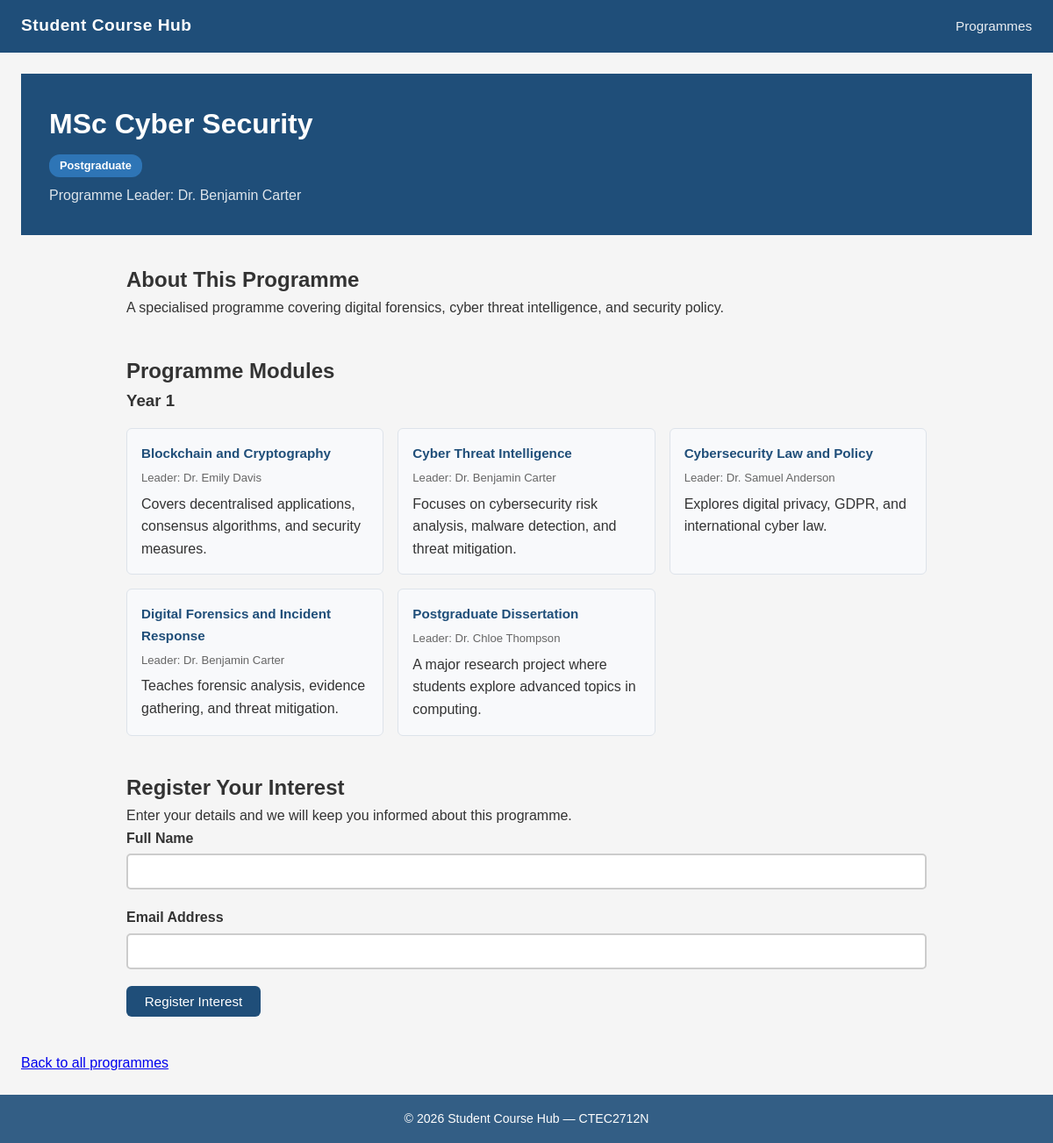
The app's page /student/programme.php?id=7 with its own data.
### tables this page shows
CREATE TABLE Programmes (
    ProgrammeID       INTEGER      PRIMARY KEY AUTO_INCREMENT,
    ProgrammeName     VARCHAR(255) NOT NULL,
    LevelID           INTEGER,
    ProgrammeLeaderID INTEGER,
    Description       TEXT,
    Image             VARCHAR(255) DEFAULT NULL,
    ImageAlt          VARCHAR(255) DEFAULT NULL,
    IsPublished       TINYINT(1)   NOT NULL DEFAULT 0,
    CreatedAt         TIMESTAMP    DEFAULT CURRENT_TIMESTAMP,
    UpdatedAt         TIMESTAMP    DEFAULT CURRENT_TIMESTAMP ON UPDATE CURRENT_TIMESTAMP,
    FOREIGN KEY (LevelID)           REFERENCES Levels(LevelID),
    FOREIGN KEY (ProgrammeLeaderID) REFERENCES Staff(StaffID)
);

CREATE TABLE Levels (
    LevelID   INTEGER      PRIMARY KEY,
    LevelName VARCHAR(100) NOT NULL
);

CREATE TABLE Staff (
    StaffID  INTEGER      PRIMARY KEY,
    Name     VARCHAR(255) NOT NULL,
    Email    VARCHAR(255),
    Bio      TEXT,
    Photo    VARCHAR(500),
    PhotoAlt VARCHAR(255)
);

CREATE TABLE ProgrammeModules (
    ProgrammeModuleID INTEGER PRIMARY KEY AUTO_INCREMENT,
    ProgrammeID       INTEGER NOT NULL,
    ModuleID          INTEGER NOT NULL,
    Year              INTEGER NOT NULL DEFAULT 1,
    FOREIGN KEY (ProgrammeID) REFERENCES Programmes(ProgrammeID)
        ON DELETE CASCADE,
    FOREIGN KEY (ModuleID) REFERENCES Modules(ModuleID)
        ON DELETE CASCADE
);

CREATE TABLE Modules (
    ModuleID       INTEGER      PRIMARY KEY,
    ModuleName     VARCHAR(255) NOT NULL,
    ModuleLeaderID INTEGER,
    Description    TEXT,
    Image          VARCHAR(255) DEFAULT NULL,
    ImageAlt       VARCHAR(255) DEFAULT NULL,
    FOREIGN KEY (ModuleLeaderID) REFERENCES Staff(StaffID)
);

### includes/helpers.php (called while the page is built, shortened)
<?php
function e(string $value): string {
    return htmlspecialchars($value, ENT_QUOTES | ENT_HTML5, 'UTF-8');
}

### student/programme.php (the view, shortened to what this page needs)
<?php
require_once '../includes/db.php';
require_once '../includes/helpers.php';
$id = filter_input(INPUT_GET, 'id', FILTER_VALIDATE_INT);
$stmt = $pdo->prepare(
    'SELECT p.ProgrammeID, p.ProgrammeName, p.Description,
     p.Image, p.ImageAlt, l.LevelName, s.Name AS LeaderName
     FROM Programmes p
     JOIN Levels l ON p.LevelID = l.LevelID
     JOIN Staff s ON p.ProgrammeLeaderID = s.StaffID
     WHERE p.ProgrammeID = :id
     AND p.IsPublished = 1'
);
$stmt->execute([':id' => $id]);
$programme = $stmt->fetch();
$stmt2 = $pdo->prepare(
    'SELECT pm.Year, m.ModuleName, m.Description, s.Name AS Leader
     FROM ProgrammeModules pm
     JOIN Modules m ON pm.ModuleID = m.ModuleID
     JOIN Staff s ON m.ModuleLeaderID = s.StaffID
     WHERE pm.ProgrammeID = :id
     ORDER BY pm.Year ASC, m.ModuleName ASC'
);
$stmt2->execute([':id' => $id]);
$rows = $stmt2->fetchAll();
$modulesByYear = [];
foreach ($rows as $row) {
    $modulesByYear[$row['Year']][] = $row;
}
?>
<!DOCTYPE html>
<html lang="en">
<head>
    <link rel="stylesheet" href="/student-course-hub/css/main.css">
    <link rel="stylesheet" href="/student-course-hub/css/student.css">
</head>
<body>
<?php require_once '../includes/header.php'; ?>
<div class="programme-hero">
    <h1><?= e($programme['ProgrammeName']) ?></h1>
    <span class="badge"><?= e($programme['LevelName']) ?></span>
    <p class="programme-leader">
        Programme Leader: <?= e($programme['LeaderName']) ?>
    </p>
</div>
<section class="programme-description">
    <h2>About This Programme</h2>
    <p><?= e($programme['Description']) ?></p>
</section>
<section class="modules-section">
    <h2>Programme Modules</h2>
    <?php if (empty($modulesByYear)): ?>
        <p>No modules listed for this programme yet.</p>
    <?php else: ?>
        <?php foreach ($modulesByYear as $year => $modules): ?>
        <section aria-label="Year <?= $year ?> modules">
            <h3>Year <?= $year ?></h3>
            <div class="modules-grid">
                <?php foreach ($modules as $m): ?>
                <div class="module-card">
                    <h4><?= e($m['ModuleName']) ?></h4>
                    <p class="module-leader">
                        Leader: <?= e($m['Leader']) ?>
                    </p>
                    <p><?= e($m['Description']) ?></p>
                </div>
                <?php endforeach; ?>
            </div>
        </section>
        <?php endforeach; ?>
    <?php endif; ?>
</section>
<section class="interest-section">
    <h2>Register Your Interest</h2>
    <p>Enter your details and we will keep you informed about this programme.</p>
    <form method="POST"
          action="register-interest.php"
          id="interest-form"
          novalidate>
        <div class="form-group">
            <label for="student-name">Full Name</label>
            <input type="text"
                   id="student-name"
                   name="student_name"
                   required
                   maxlength="100"
                   autocomplete="name"
                   aria-describedby="name-error">
        </div>
        <div class="form-group">
            <label for="student-email">Email Address</label>
            <input type="email"
                   id="student-email"
                   name="email"
                   required
                   maxlength="255"
                   autocomplete="email"
                   aria-describedby="email-error">
        </div>
        <button type="submit" class="btn">Register Interest</button>
    </form>
</section>
<p><a href="index.php">Back to all programmes</a></p>
<?php require_once '../includes/footer.php'; ?>
</body>
</html>

### css/main.css (style rules this page uses)
:root { --navy: #1F4E79; --blue: #2E75B6; --light: #D6E4F0; --white: #ffffff; --grey: #f5f5f5; --text: #333333; --radius: 6px; }
*, *::before, *::after { box-sizing: border-box; margin: 0; padding: 0; }
body { font-family: Arial, Helvetica, sans-serif; background: var(--grey); color: var(--text); line-height: 1.6; min-height: 100vh; display: flex; flex-direction: column; }
.btn { display: inline-block; background: var(--navy); color: var(--white); padding: 0.55rem 1.3rem; border: none; border-radius: var(--radius); font-size: 0.95rem; font-family: Arial, sans-serif; cursor: pointer; text-decoration: none; transition: background 0.2s; }
.badge { display: inline-block; background: var(--blue); color: var(--white); padding: 3px 12px; border-radius: 12px; font-size: 0.8rem; font-weight: bold; }

### css/student.css (style rules this page uses)
.programme-hero { background: #1F4E79; color: #ffffff; padding: 2rem; margin-bottom: 2rem; }
.programme-hero h1 { color: #ffffff; margin: 0 0 0.5rem; }
.programme-leader { margin: 0.5rem 0 0; opacity: 0.85; }
.programme-description, .modules-section, .interest-section { max-width: 960px; margin: 0 auto 2.5rem; padding: 0 1.5rem; }
.modules-grid { display: grid; grid-template-columns: repeat(auto-fill, minmax(260px, 1fr)); gap: 1rem; margin-top: 1rem; }
.module-card { background: #f8f9fb; border: 1px solid #dde3ea; border-radius: 6px; padding: 1rem; }
.module-card h4 { margin: 0 0 0.3rem; color: #1F4E79; font-size: 0.95rem; }
.module-leader { font-size: 0.82rem; color: #666; margin: 0 0 0.4rem; }
.form-group { margin-bottom: 1.2rem; }
.form-group label { display: block; font-weight: bold; margin-bottom: 0.3rem; color: #333; }
.form-group input, .form-group textarea { width: 100%; padding: 0.6rem 0.8rem; border: 2px solid #cccccc; border-radius: 5px; font-size: 1rem; font-family: Arial, sans-serif; box-sizing: border-box; }

### records on screen
programmes: ProgrammeName "MSc Cyber Security", LevelID.LevelName "Postgraduate", ProgrammeLeaderID.Name "Dr. Benjamin Carter", Description "A specialised programme covering digital forensics, cyber threat intelligence, and security policy."
programmemodules: ModuleID.ModuleName "Blockchain and Cryptography", staff.Name "Dr. Emily Davis", ModuleID.Description "Covers decentralised applications, consensus algorithms, and security measures."
programmemodules: ModuleID.ModuleName "Cyber Threat Intelligence", staff.Name "Dr. Benjamin Carter", ModuleID.Description "Focuses on cybersecurity risk analysis, malware detection, and threat mitigation."
programmemodules: ModuleID.ModuleName "Cybersecurity Law and Policy", staff.Name "Dr. Samuel Anderson", ModuleID.Description "Explores digital privacy, GDPR, and international cyber law."
programmemodules: ModuleID.ModuleName "Digital Forensics and Incident Response", staff.Name "Dr. Benjamin Carter", ModuleID.Description "Teaches forensic analysis, evidence gathering, and threat mitigation."
programmemodules: ModuleID.ModuleName "Postgraduate Dissertation", staff.Name "Dr. Chloe Thompson", ModuleID.Description "A major research project where students explore advanced topics in computing."

### other values on screen
$year "1"
